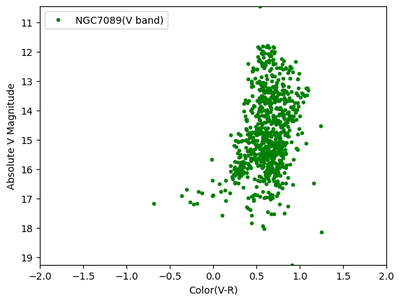
#> input picture m2-globular-cluster-cmd/course_2022/cmd_V_2022.png, 401 x 302 px, shrunk from 574 x 432 before the run
$ python make_comparison.py
#> lines starting #> are read from the running program, lines starting #| are printed output that depends on the picture
"""Side-by-side figure: the 2022 colour-magnitude diagram and the 2026 re-analysis."""
import matplotlib.image as mpimg
import matplotlib.pyplot as plt

from config import COURSE_2022, OUT

OLD = COURSE_2022 / "cmd_V_2022.png"

fig, ax = plt.subplots(1, 2, figsize=(12, 6.2), gridspec_kw={"width_ratios": [1.15, 1]})
ax[0].imshow(mpimg.imread(OLD))
ax[0].set_title("2022 (course project)\nsingle-star calibration, shared PSF", fontsize=11)
ax[1].imshow(mpimg.imread(OUT / "cmd_isochrone.png"))
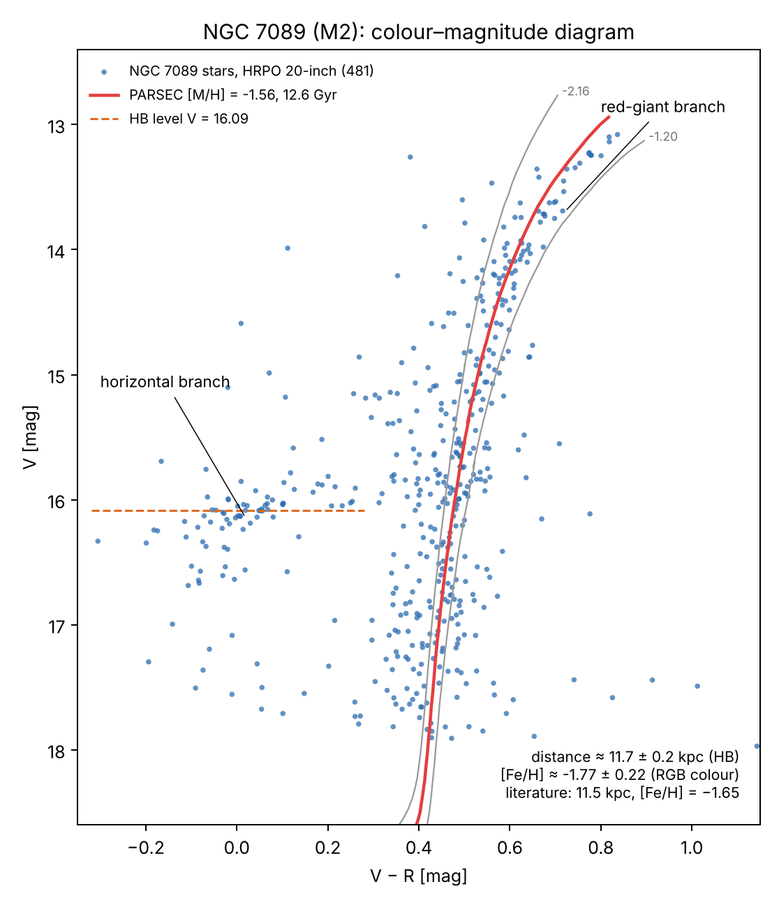
#> input picture m2-globular-cluster-cmd/results/cmd_isochrone.png, 779 x 905 px, shrunk from 1116 x 1296 before the run
ax[1].set_title("2026 re-analysis\nper-band ePSF, Gaia calibration on ~70 stars", fontsize=11)
for a in ax:
    a.axis("off")
fig.tight_layout()
fig.savefig(OUT / "before_after.png", dpi=150)
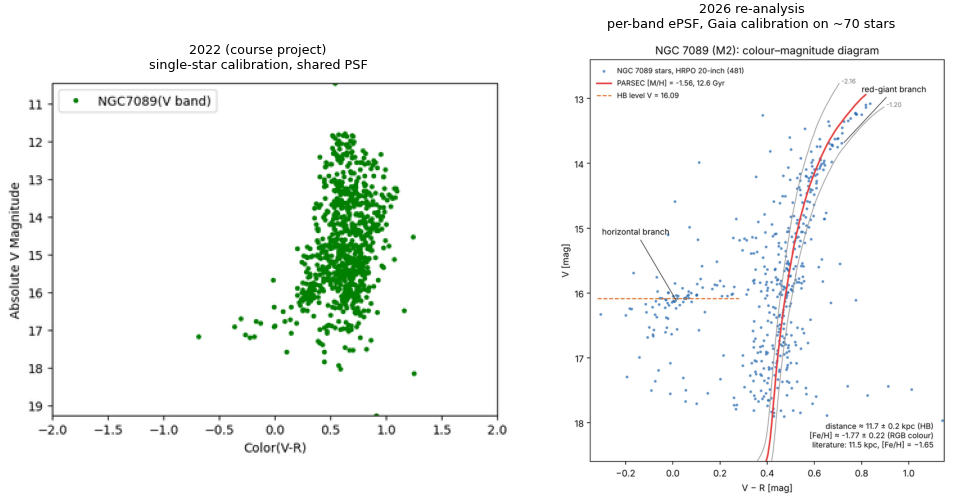
#> figure drawn by matplotlib, 2 panels
print("wrote", OUT / "before_after.png")
